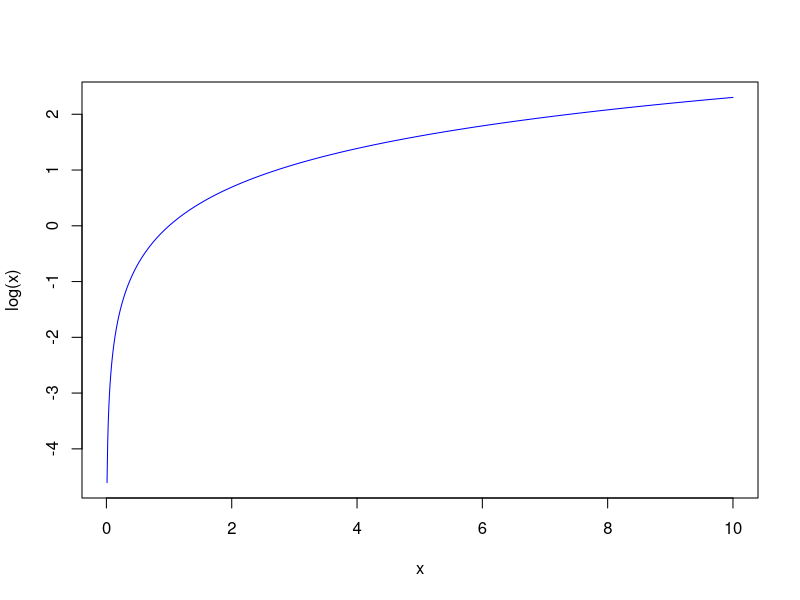
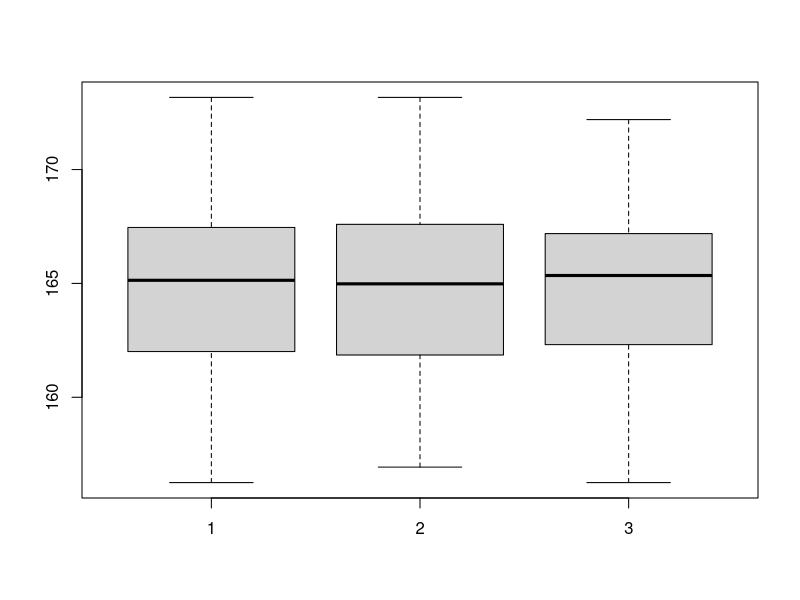

The R script that drew these images, in order:
## ---- chunk 1
knitr::opts_chunk$set(echo = TRUE)
## ---- chunk 2
x <- seq(from=0,to=10,by=1)
x
mean(x) 
sd(x)
var(x)

## ---- chunk 3
x <- seq(from=0.01,to=10,by=0.01)
length(x)
plot(x,log(x),type='l',col='blue')
## ---- chunk 4
x <- c(1,2,3)
x
class(x)
## ---- chunk 5
y <- c(sqrt(2),sqrt(3),sqrt(5))
y
class(y)
## ---- chunk 6
z <- c("pepito","juanito","jorgito")
z
class(z)
## ---- chunk 7
taille <- c(1.88,1.78,1.67,1.55)
taille
sexe <- c('f','h','f','f')
sexe
class(taille)
class(sexe)
bd <- data.frame(taille,sexe)
bd
## ---- chunk 8
x <- rep('pepito',5)
x
y <- c(rep('f',5),rep('h',3))
y
## ---- chunk 9
x <- seq(from=-10,to=10,by=2.5)
x
x <- seq(from=-10,to=10,by=5)
x
x <- seq(from=-100,to=100,by=4)
x
length(x)
## ---- chunk 10
x[20]
x[20:30]
20:30
## ---- chunk 11
pi
exp(1)
## ---- chunk 12
LETTERS
## ---- chunk 13
letters
## ---- chunk 14
month.name
## ---- chunk 15
month.abb
## ---- chunk 16
taille <- c(1.88,NA,1.65,1.92,NA,1.55)
taille
mean(taille,na='TRUE')
sd(taille,na='TRUE')
summary(taille)
is.na(taille)
## ---- chunk 17
sexe <- c(rep('f',25),rep('h',50))
taille <- rnorm(75,165,4)
taille
bd <- data.frame(sexe,taille)
taille.f <- taille[sexe=="f"]
taille.f
taille.h <- taille[sexe=="h"]
taille.h
mean(taille)
mean(taille.f)
mean(taille.h)
conditionelle <- sexe[taille < 164]
conditionelle 
(table(conditionelle)/length(taille))*100
boxplot(taille,taille.h,taille.f)
